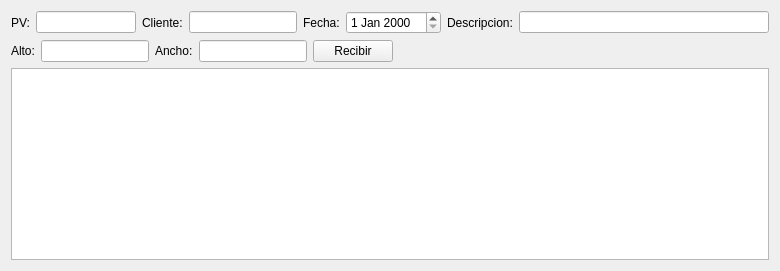
      <widget class="QWidget" name="tab_5">
       <attribute name="title">
        <string>Templados</string>
       </attribute>
       <layout class="QGridLayout" name="gridLayout_9">
        <item row="0" column="0">
         <layout class="QVBoxLayout" name="verticalLayout_9">
          <item>
           <layout class="QVBoxLayout" name="verticalLayout_8">
            <item>
             <layout class="QHBoxLayout" name="horizontalLayout_12">
              <item>
               <layout class="QHBoxLayout" name="horizontalLayout_6">
                <item>
                 <widget class="QLabel" name="label_17">
                  <property name="maximumSize">
                   <size>
                    <width>50</width>
                    <height>16777215</height>
                   </size>
                  </property>
                  <property name="text">
                   <string>PV:</string>
                  </property>
                 </widget>
                </item>
                <item>
                 <widget class="QLineEdit" name="lineEdit">
                  <property name="sizePolicy">
                   <sizepolicy hsizetype="Fixed" vsizetype="Fixed">
                    <horstretch>0</horstretch>
                    <verstretch>0</verstretch>
                   </sizepolicy>
                  </property>
                  <property name="maximumSize">
                   <size>
                    <width>100</width>
                    <height>16777215</height>
                   </size>
                  </property>
                 </widget>
                </item>
               </layout>
              </item>
              <item>
               <layout class="QHBoxLayout" name="horizontalLayout_7">
                <item>
                 <widget class="QLabel" name="label_18">
                  <property name="text">
                   <string>Cliente:</string>
                  </property>
                 </widget>
                </item>
                <item>
                 <widget class="QLineEdit" name="lineEdit_2">
                  <property name="sizePolicy">
                   <sizepolicy hsizetype="Fixed" vsizetype="Fixed">
                    <horstretch>0</horstretch>
                    <verstretch>0</verstretch>
                   </sizepolicy>
                  </property>
                  <property name="maximumSize">
                   <size>
                    <width>150</width>
                    <height>16777215</height>
                   </size>
                  </property>
                 </widget>
                </item>
               </layout>
              </item>
              <item>
               <layout class="QHBoxLayout" name="horizontalLayout_8">
                <item>
                 <widget class="QLabel" name="label_19">
                  <property name="text">
                   <string>Fecha:</string>
                  </property>
                 </widget>
                </item>
                <item>
                 <widget class="QDateEdit" name="dateEdit_4"/>
                </item>
               </layout>
              </item>
              <item>
               <layout class="QHBoxLayout" name="horizontalLayout_11">
                <item>
                 <widget class="QLabel" name="label_22">
                  <property name="text">
                   <string>Descripcion:</string>
                  </property>
                 </widget>
                </item>
                <item>
                 <widget class="QLineEdit" name="lineEdit_5">
                  <property name="minimumSize">
                   <size>
                    <width>250</width>
                    <height>0</height>
                   </size>
                  </property>
                 </widget>
                </item>
               </layout>
              </item>
             </layout>
            </item>
            <item>
             <layout class="QHBoxLayout" name="horizontalLayout_13">
              <item>
               <layout class="QHBoxLayout" name="horizontalLayout_9">
                <item>
                 <widget class="QLabel" name="label_20">
                  <property name="text">
                   <string>Alto:</string>
                  </property>
                 </widget>
                </item>
                <item>
                 <widget class="QLineEdit" name="lineEdit_3">
                  <property name="sizePolicy">
                   <sizepolicy hsizetype="Fixed" vsizetype="Fixed">
                    <horstretch>0</horstretch>
                    <verstretch>0</verstretch>
                   </sizepolicy>
                  </property>
                 </widget>
                </item>
               </layout>
              </item>
              <item>
               <layout class="QHBoxLayout" name="horizontalLayout_10">
                <item>
                 <widget class="QLabel" name="label_21">
                  <property name="text">
                   <string>Ancho:</string>
                  </property>
                 </widget>
                </item>
                <item>
                 <widget class="QLineEdit" name="lineEdit_4">
                  <property name="sizePolicy">
                   <sizepolicy hsizetype="Fixed" vsizetype="Fixed">
                    <horstretch>0</horstretch>
                    <verstretch>0</verstretch>
                   </sizepolicy>
                  </property>
                 </widget>
                </item>
               </layout>
              </item>
              <item>
               <widget class="QPushButton" name="pushButton_6">
                <property name="text">
                 <string>Recibir</string>
                </property>
               </widget>
              </item>
              <item>
               <spacer name="horizontalSpacer_12">
                <property name="orientation">
                 <enum>Qt::Horizontal</enum>
                </property>
                <property name="sizeHint" stdset="0">
                 <size>
                  <width>40</width>
                  <height>20</height>
                 </size>
                </property>
               </spacer>
              </item>
             </layout>
            </item>
           </layout>
          </item>
          <item>
           <widget class="QTableView" name="tableView_6"/>
          </item>
         </layout>
        </item>
       </layout>
      </widget>
